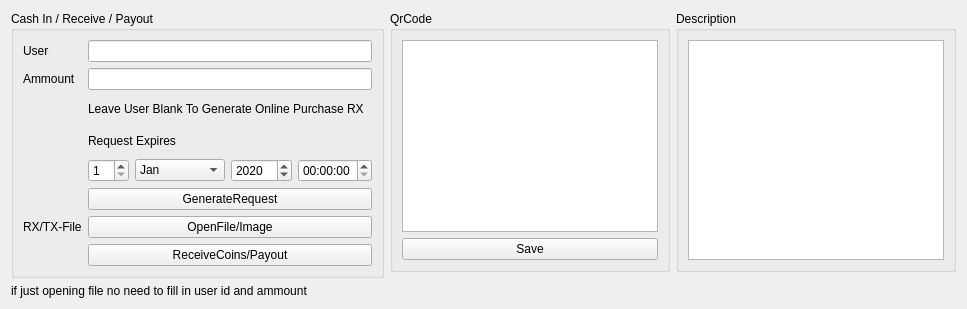
          <widget class="QWidget" name="tab_11">
           <attribute name="title">
            <string>Receive</string>
           </attribute>
           <layout class="QGridLayout" name="gridLayout_24">
            <item row="2" column="0">
             <widget class="QLabel" name="label_28">
              <property name="text">
               <string>if just opening file no need to fill in user id and ammount</string>
              </property>
             </widget>
            </item>
            <item row="0" column="2">
             <widget class="QGroupBox" name="groupBox_8">
              <property name="title">
               <string>Description</string>
              </property>
              <layout class="QGridLayout" name="gridLayout_19">
               <item row="0" column="0">
                <widget class="QPlainTextEdit" name="plainTextEdit"/>
               </item>
              </layout>
             </widget>
            </item>
            <item row="0" column="1">
             <widget class="QGroupBox" name="groupBox_7">
              <property name="title">
               <string>QrCode</string>
              </property>
              <layout class="QGridLayout" name="gridLayout_18">
               <item row="0" column="0">
                <widget class="QGraphicsView" name="ReceiveQR"/>
               </item>
               <item row="1" column="0">
                <widget class="QPushButton" name="receivesaveqr">
                 <property name="text">
                  <string>Save</string>
                 </property>
                </widget>
               </item>
              </layout>
             </widget>
            </item>
            <item row="0" column="0" rowspan="2">
             <widget class="QGroupBox" name="groupBox_5">
              <property name="title">
               <string>Cash In / Receive / Payout</string>
              </property>
              <layout class="QGridLayout" name="gridLayout_11">
               <item row="0" column="0">
                <widget class="QLabel" name="label_25">
                 <property name="text">
                  <string>User</string>
                 </property>
                </widget>
               </item>
               <item row="0" column="1">
                <widget class="QLineEdit" name="receiveid"/>
               </item>
               <item row="1" column="0">
                <widget class="QLabel" name="label_26">
                 <property name="text">
                  <string>Ammount</string>
                 </property>
                </widget>
               </item>
               <item row="1" column="1">
                <widget class="QLineEdit" name="receiveammount"/>
               </item>
               <item row="6" column="0">
                <widget class="QLabel" name="label_27">
                 <property name="text">
                  <string>RX/TX-File</string>
                 </property>
                </widget>
               </item>
               <item row="6" column="1">
                <widget class="QPushButton" name="placeCoinsopenfile">
                 <property name="text">
                  <string>OpenFile/Image</string>
                 </property>
                </widget>
               </item>
               <item row="7" column="1">
                <widget class="QPushButton" name="placeCoins">
                 <property name="text">
                  <string>ReceiveCoins/Payout</string>
                 </property>
                </widget>
               </item>
               <item row="3" column="1">
                <widget class="QLabel" name="label_3">
                 <property name="text">
                  <string>Request Expires</string>
                 </property>
                </widget>
               </item>
               <item row="4" column="1">
                <layout class="QHBoxLayout" name="horizontalLayout_9">
                 <item>
                  <widget class="QSpinBox" name="createday_2">
                   <property name="minimum">
                    <number>1</number>
                   </property>
                  </widget>
                 </item>
                 <item>
                  <widget class="QComboBox" name="createmonth_2">
                   <item>
                    <property name="text">
                     <string>Jan</string>
                    </property>
                   </item>
                   <item>
                    <property name="text">
                     <string>Feb</string>
                    </property>
                   </item>
                   <item>
                    <property name="text">
                     <string>Mar</string>
                    </property>
                   </item>
                   <item>
                    <property name="text">
                     <string>April</string>
                    </property>
                   </item>
                   <item>
                    <property name="text">
                     <string>May</string>
                    </property>
                   </item>
                   <item>
                    <property name="text">
                     <string>June</string>
                    </property>
                   </item>
                   <item>
                    <property name="text">
                     <string>July</string>
                    </property>
                   </item>
                   <item>
                    <property name="text">
                     <string>Aug</string>
                    </property>
                   </item>
                   <item>
                    <property name="text">
                     <string>September</string>
                    </property>
                   </item>
                   <item>
                    <property name="text">
                     <string>October</string>
                    </property>
                   </item>
                   <item>
                    <property name="text">
                     <string>November</string>
                    </property>
                   </item>
                  </widget>
                 </item>
                 <item>
                  <widget class="QSpinBox" name="createyear_2">
                   <property name="maximum">
                    <number>15000</number>
                   </property>
                   <property name="value">
                    <number>2020</number>
                   </property>
                  </widget>
                 </item>
                 <item>
                  <widget class="QTimeEdit" name="createtime_2"/>
                 </item>
                </layout>
               </item>
               <item row="5" column="1">
                <widget class="QPushButton" name="GenerateRequest">
                 <property name="text">
                  <string>GenerateRequest</string>
                 </property>
                </widget>
               </item>
               <item row="2" column="1">
                <widget class="QLabel" name="label_6">
                 <property name="text">
                  <string>Leave User Blank To Generate Online Purchase RX</string>
                 </property>
                </widget>
               </item>
              </layout>
             </widget>
            </item>
           </layout>
          </widget>
